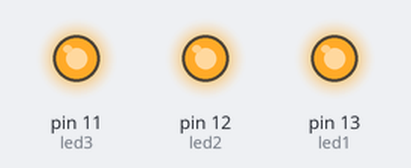
Bench run of a sketch on a simulated Arduino Uno, built with avr-gcc and run on an emulated ATmega328P. Parts: output pins drawn as LEDs (lit = HIGH).

Above: at 0.5 s.
At 6.2 s:
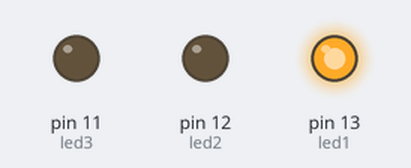
At 6.8 s:
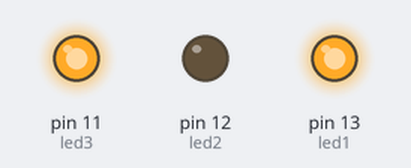
At 8.2 s:
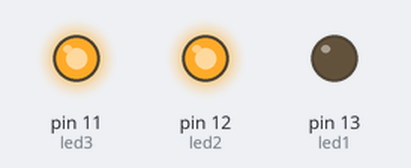
At 14.7 s:
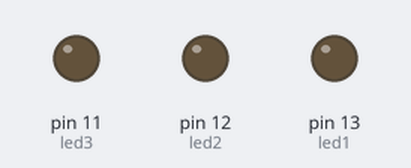
Timing chart, 0 to 19.5 s (numbered marks = the images above):
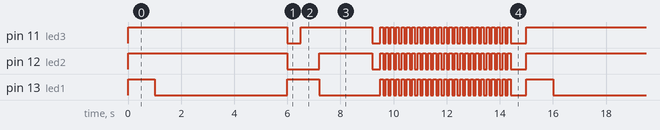

The sketch:

christmas_tree.ino
```cpp
int led1=13;
int led2=12;
int led3=11;

void setup()
{
  pinMode(led1,OUTPUT);
  pinMode(led2,OUTPUT);
  pinMode(led3,OUTPUT);
}

void loop()
{
  digitalWrite(led1,HIGH);
  digitalWrite(led2,HIGH);
  digitalWrite(led3,HIGH);
  delay(1000);
  digitalWrite(led1,LOW);
  delay(5000);
  digitalWrite(led2,LOW);
  digitalWrite(led3,LOW);
  digitalWrite(led1,HIGH);
  delay(500);
  digitalWrite(led3,HIGH);
  delay(700);
  digitalWrite(led2,HIGH);
  digitalWrite(led1,LOW);
  delay(2000);
  digitalWrite(led1,LOW);
  digitalWrite(led2,LOW);
  digitalWrite(led3,LOW);
  delay(300);
   digitalWrite(led1,HIGH);
  digitalWrite(led2,HIGH);
  digitalWrite(led3,HIGH);
  delay(100);
  digitalWrite(led1,LOW);
  digitalWrite(led2,LOW);
  digitalWrite(led3,LOW);
  delay(100);
  digitalWrite(led1,HIGH);
  digitalWrite(led2,HIGH);
  digitalWrite(led3,HIGH);
  delay(100);
  digitalWrite(led1,LOW);
  digitalWrite(led2,LOW);
  digitalWrite(led3,LOW);
  delay(100);
  digitalWrite(led1,HIGH);
  digitalWrite(led2,HIGH);
  digitalWrite(led3,HIGH);
  delay(100);
  digitalWrite(led1,LOW);
  digitalWrite(led2,LOW);
  digitalWrite(led3,LOW);
  delay(100);
  digitalWrite(led1,HIGH);
  digitalWrite(led2,HIGH);
  digitalWrite(led3,HIGH);
  delay(100);
  digitalWrite(led1,LOW);
  digitalWrite(led2,LOW);
  digitalWrite(led3,LOW);
  delay(100);
  digitalWrite(led1,HIGH);
  digitalWrite(led2,HIGH);
  digitalWrite(led3,HIGH);
  delay(100);
  digitalWrite(led1,LOW);
  digitalWrite(led2,LOW);
  digitalWrite(led3,LOW);
  delay(100);
  digitalWrite(led1,HIGH);
  digitalWrite(led2,HIGH);
  digitalWrite(led3,HIGH);
  delay(100);
  digitalWrite(led1,LOW);
  digitalWrite(led2,LOW);
  digitalWrite(led3,LOW);
  delay(100);
  digitalWrite(led1,HIGH);
  digitalWrite(led2,HIGH);
  digitalWrite(led3,HIGH);
  delay(100);
  digitalWrite(led1,LOW);
  digitalWrite(led2,LOW);
  digitalWrite(led3,LOW);
  delay(100);
  digitalWrite(led1,HIGH);
  digitalWrite(led2,HIGH);
  digitalWrite(led3,HIGH);
  delay(100);
  digitalWrite(led1,LOW);
  digitalWrite(led2,LOW);
  digitalWrite(led3,LOW);
  delay(100);
  digitalWrite(led1,HIGH);
  digitalWrite(led2,HIGH);
  digitalWrite(led3,HIGH);
  delay(100);
  digitalWrite(led1,LOW);
  digitalWrite(led2,LOW);
  digitalWrite(led3,LOW);
  delay(100);
  digitalWrite(led1,HIGH);
  digitalWrite(led2,HIGH);
  digitalWrite(led3,HIGH);
  delay(100);
  digitalWrite(led1,LOW);
  digitalWrite(led2,LOW);
  digitalWrite(led3,LOW);
  delay(100);
  digitalWrite(led1,HIGH);
  digitalWrite(led2,HIGH);
  digitalWrite(led3,HIGH);
  delay(100);
  digitalWrite(led1,LOW);
  digitalWrite(led2,LOW);
  digitalWrite(led3,LOW);
  delay(100);digitalWrite(led1,HIGH);
  digitalWrite(led2,HIGH);
  digitalWrite(led3,HIGH);
  delay(100);
  digitalWrite(led1,LOW);
  digitalWrite(led2,LOW);
  digitalWrite(led3,LOW);
  delay(100);digitalWrite(led1,HIGH);
  digitalWrite(led2,HIGH);
  digitalWrite(led3,HIGH);
  delay(100);
  digitalWrite(led1,LOW);
  digitalWrite(led2,LOW);
  digitalWrite(led3,LOW);
  delay(100);digitalWrite(led1,HIGH);
  digitalWrite(led2,HIGH);
  digitalWrite(led3,HIGH);
  delay(100);
  digitalWrite(led1,LOW);
  digitalWrite(led2,LOW);
  digitalWrite(led3,LOW);
  delay(100);digitalWrite(led1,HIGH);
  digitalWrite(led2,HIGH);
  digitalWrite(led3,HIGH);
  delay(100);
  digitalWrite(led1,LOW);
  digitalWrite(led2,LOW);
  digitalWrite(led3,LOW);
  delay(100);digitalWrite(led1,HIGH);
  digitalWrite(led2,HIGH);
  digitalWrite(led3,HIGH);
  delay(100);
  digitalWrite(led1,LOW);
  digitalWrite(led2,LOW);
  digitalWrite(led3,LOW);
  delay(100);digitalWrite(led1,HIGH);
  digitalWrite(led2,HIGH);
  digitalWrite(led3,HIGH);
  delay(100);
  digitalWrite(led1,LOW);
  digitalWrite(led2,LOW);
  digitalWrite(led3,LOW);
  delay(100);digitalWrite(led1,HIGH);
  digitalWrite(led2,HIGH);
  digitalWrite(led3,HIGH);
  delay(100);
  digitalWrite(led1,LOW);
  digitalWrite(led2,LOW);
  digitalWrite(led3,LOW);
  delay(100);digitalWrite(led1,HIGH);
  digitalWrite(led2,HIGH);
  digitalWrite(led3,HIGH);
  delay(100);
  digitalWrite(led1,LOW);
  digitalWrite(led2,LOW);
  digitalWrite(led3,LOW);
  delay(100);digitalWrite(led1,HIGH);
  digitalWrite(led2,HIGH);
  digitalWrite(led3,HIGH);
  delay(100);
  digitalWrite(led1,LOW);
  digitalWrite(led2,LOW);
  digitalWrite(led3,LOW);
  delay(100);digitalWrite(led1,HIGH);
  digitalWrite(led2,HIGH);
  digitalWrite(led3,HIGH);
  delay(100);
  digitalWrite(led1,LOW);
  digitalWrite(led2,LOW);
  digitalWrite(led3,LOW);
  delay(100);digitalWrite(led1,HIGH);
  digitalWrite(led2,HIGH);
  digitalWrite(led3,HIGH);
  delay(100);
  digitalWrite(led1,LOW);
  digitalWrite(led2,LOW);
  digitalWrite(led3,LOW);
  delay(100);digitalWrite(led1,HIGH);
  digitalWrite(led2,HIGH);
  digitalWrite(led3,HIGH);
  delay(100);
  digitalWrite(led1,LOW);
  digitalWrite(led2,LOW);
  digitalWrite(led3,LOW);
  delay(100);digitalWrite(led1,HIGH);
  digitalWrite(led2,HIGH);
  digitalWrite(led3,HIGH);
  delay(100);
  digitalWrite(led1,LOW);
  digitalWrite(led2,LOW);
  digitalWrite(led3,LOW);
  delay(100);digitalWrite(led1,HIGH);
  digitalWrite(led2,HIGH);
  digitalWrite(led3,HIGH);
  delay(100);
  digitalWrite(led1,LOW);
  digitalWrite(led2,LOW);
  digitalWrite(led3,LOW);
  delay(600);


}
```

Measured:
- by itself, pin 11 (led3), pin 12 (led2), pin 13 (led1): moves between LOW and HIGH, repeating every 15.0 s
- by itself, everything shown: repeats every 15.0 s, in 56 steps
